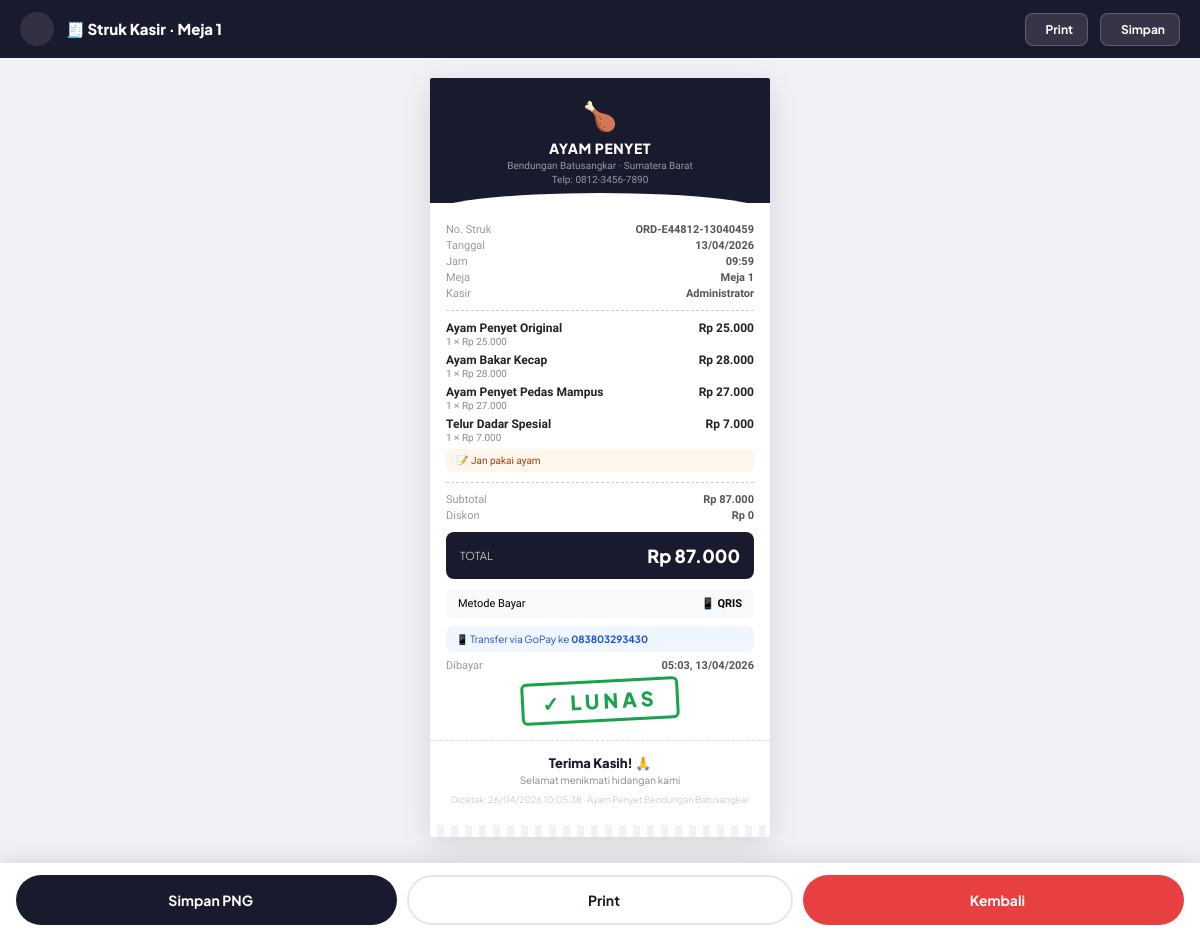
/admin/struk_admin.php?kode=ORD-E44812-13040459 (signed in), run on the app's committed database.
### tables this page shows
CREATE TABLE `pesanan` (
  `id` int(11) NOT NULL,
  `kode_pesanan` varchar(20) NOT NULL,
  `nomor_meja` int(11) NOT NULL,
  `nama_pelanggan` varchar(100) DEFAULT 'Pelanggan',
  `catatan` text DEFAULT NULL,
  `total_harga` int(11) DEFAULT 0,
  `tanggal` datetime DEFAULT current_timestamp(),
  `status` enum('pending','diproses','selesai','dibatalkan') DEFAULT 'pending',
  `metode_bayar` enum('cash','qris','transfer') DEFAULT NULL,
  `status_bayar` enum('belum_bayar','lunas') DEFAULT 'belum_bayar',
  `jumlah_bayar` int(11) DEFAULT 0,
  `kembalian` int(11) DEFAULT 0,
  `waktu_bayar` datetime DEFAULT NULL,
  `bukti_qris` varchar(255) DEFAULT NULL,
  `status_verifikasi` enum('menunggu','terverifikasi','ditolak') DEFAULT NULL
);

CREATE TABLE `detail_pesanan` (
  `id` int(11) NOT NULL,
  `id_pesanan` int(11) NOT NULL,
  `id_menu` int(11) NOT NULL,
  `nama_menu` varchar(150) NOT NULL,
  `harga` int(11) NOT NULL,
  `jumlah` int(11) NOT NULL,
  `subtotal` int(11) NOT NULL
);

### koneksi.php (called while the page is built, shortened)
<?php
$conn = new mysqli(DB_HOST, DB_USER, DB_PASS, DB_NAME);
$conn->set_charset('utf8mb4');
function formatRupiah($angka) {
    return 'Rp ' . number_format($angka, 0, ',', '.');
}
function sanitize($data) {
    global $conn;
    $data = trim($data);
    $data = stripslashes($data);
    $data = htmlspecialchars($data);
    return $conn->real_escape_string($data);
}
?>

### admin/struk_admin.php (the view, shortened to what this page needs)
<?php
require_once '../koneksi.php';
$kode = sanitize($_GET['kode'] ?? '');
$stmt = $conn->prepare("SELECT * FROM pesanan WHERE kode_pesanan = ?");
$stmt->bind_param('s', $kode);
$stmt->execute();
$pesanan = $stmt->get_result()->fetch_assoc();
$details = [];
$stmt2 = $conn->prepare("SELECT * FROM detail_pesanan WHERE id_pesanan = ? ORDER BY id ASC");
$stmt2->bind_param('i', $pesanan['id']);
$stmt2->execute();
$r = $stmt2->get_result();
while ($row = $r->fetch_assoc()) $details[] = $row;
$metode_label = ['cash' => '💵 Tunai', 'qris' => '📱 QRIS', 'transfer' => '🏦 Transfer Bank'];
?>
<!DOCTYPE html>
<html lang="id">
<head>
</head>
<body>
<div class="abar">
    <a href="dashboard.php"><i class="fas fa-arrow-left"></i></a>
    <div class="abar-title">🧾 Struk Kasir · Meja <?= $pesanan['nomor_meja'] ?></div>
    <button class="abtn" onclick="window.print()"><i class="fas fa-print"></i> Print</button>
    <button class="abtn" onclick="downloadStruk()"><i class="fas fa-download"></i> Simpan</button>
</div>
<div class="wrap">
    <div class="struk" id="strukEl">
        <div class="sh">
            <div class="sh-logo">🍗</div>
            <div class="sh-name">AYAM PENYET</div>
            <div class="sh-sub">Bendungan Batusangkar · Sumatera Barat</div>
            <div class="sh-sub">Telp: 0812-3456-7890</div>
        </div>
        <div class="sb">
            <div class="srow"><span>No. Struk</span><span><?= htmlspecialchars($pesanan['kode_pesanan']) ?></span></div>
            <div class="srow"><span>Tanggal</span><span><?= date('d/m/Y', strtotime($pesanan['tanggal'])) ?></span></div>
            <div class="srow"><span>Jam</span><span><?= date('H:i', strtotime($pesanan['tanggal'])) ?></span></div>
            <div class="srow"><span>Meja</span><span>Meja <?= $pesanan['nomor_meja'] ?></span></div>
            <div class="srow"><span>Kasir</span><span><?= htmlspecialchars($_SESSION['admin_nama'] ?? 'Kasir') ?></span></div>
            <hr class="sdiv">
            <?php foreach($details as $d): ?>
            <div class="sitem">
                <div class="sin">
                    <div class="sin-name"><?= htmlspecialchars($d['nama_menu']) ?></div>
                    <div class="sin-sub"><?= $d['jumlah'] ?> × <?= formatRupiah($d['harga']) ?></div>
                </div>
                <div class="sin-price"><?= formatRupiah($d['subtotal']) ?></div>
            </div>
            <?php endforeach; ?>
            <?php if($pesanan['catatan']): ?>
            <div style="background:#FFF7ED;border-radius:5px;padding:6px 10px;font-size:10px;color:#92400E;margin-bottom:6px">
                📝 <?= htmlspecialchars($pesanan['catatan']) ?>
            </div>
            <?php endif; ?>
            <hr class="sdiv">
            <div class="srow"><span>Subtotal</span><span><?= formatRupiah($pesanan['total_harga']) ?></span></div>
            <div class="srow"><span>Diskon</span><span>Rp 0</span></div>
            <div class="stbox">
                <span class="stbox-l">TOTAL</span>
                <span class="stbox-r"><?= formatRupiah($pesanan['total_harga']) ?></span>
            </div>
            <?php if(($pesanan['status_bayar']??'') === 'lunas'): ?>
            <div class="smetode">
                <span>Metode Bayar</span>
                <span><?= $metode_label[$pesanan['metode_bayar']] ?? '-' ?></span>
            </div>
            <?php if($pesanan['metode_bayar']==='qris'): ?>
            <div style="background:#EFF6FF;border-radius:7px;padding:7px 10px;margin-bottom:7px;font-size:10px;color:#1D4ED8;font-family:'Plus Jakarta Sans',sans-serif">
                📱 Transfer via GoPay ke <strong>083803293430</strong>
            </div>
            <?php endif; ?>
            <?php if($pesanan['waktu_bayar']): ?>
            <div class="srow"><span>Dibayar</span><span><?= date('H:i, d/m/Y', strtotime($pesanan['waktu_bayar'])) ?></span></div>
            <?php endif; ?>
            <div class="stamp"><div class="stamp-badge">✓ LUNAS</div></div>
            <?php else: ?>
            <div class="stamp"><div class="stamp-badge stamp-blm">⚠ BELUM LUNAS</div></div>
            <?php endif; ?>
        </div>
        <div class="sf">
            <div class="sf-ty">Terima Kasih! 🙏</div>
            <div class="sf-sub">Selamat menikmati hidangan kami</div>
            <div class="sf-dt">Dicetak: <?= date('d/m/Y H:i:s') ?> · <?= APP_NAME ?></div>
        </div>
        <div class="perf"></div>
    </div>
</div>
<div class="fbar">
    <button class="fbtn fbtn-dl" onclick="downloadStruk()"><i class="fas fa-download"></i> Simpan PNG</button>
    <button class="fbtn fbtn-pr" onclick="window.print()"><i class="fas fa-print"></i> Print</button>
    <a href="dashboard.php" class="fbtn fbtn-bk" style="text-decoration:none"><i class="fas fa-arrow-left"></i> Kembali</a>
</div>
</body>
</html>

### admin/struk_admin.php (style rules this page uses)
:root { --primary:#E84040;--dark:#1A1A2E; }
* { box-sizing:border-box; }
body { font-family:'Plus Jakarta Sans',sans-serif;background:#F0F2F5;margin:0;padding-bottom:80px; }
.abar { background:var(--dark);padding:12px 20px;display:flex;align-items:center;gap:12px;position:sticky;top:0;z-index:100; }
.abar a { color:rgba(255,255,255,0.7);text-decoration:none;font-size:15px;width:34px;height:34px;background:rgba(255,255,255,0.1);border-radius:50%;display:flex;align-items:center;justify-content:center; }
.abar-title { color:white;font-size:15px;font-weight:800;flex:1; }
.abtn { background:rgba(255,255,255,0.12);border:1px solid rgba(255,255,255,0.2);color:white;border-radius:8px;padding:8px 14px;font-size:12px;font-weight:700;cursor:pointer;font-family:inherit;display:flex;align-items:center;gap:6px;transition:all 0.2s; }
.wrap { display:flex;justify-content:center;padding:20px 16px; }
.struk { background:white;width:100%;max-width:340px;border-radius:2px;box-shadow:0 8px 32px rgba(0,0,0,0.12);overflow:hidden;font-family:'Courier Prime','Courier New',monospace; }
.sh { background:var(--dark);color:white;text-align:center;padding:22px 16px 18px;position:relative;overflow:hidden; }
.sh::after { content:'';position:absolute;bottom:-10px;left:0;right:0;height:20px;background:white;border-radius:50% 50% 0 0/100% 100% 0 0; }
.sh-logo { font-size:28px;margin-bottom:6px; }
.sh-name { font-family:'Plus Jakarta Sans',sans-serif;font-size:14px;font-weight:800;letter-spacing:.5px; }
.sh-sub { font-size:10px;color:rgba(255,255,255,0.55);margin-top:3px; }
.sb { padding:20px 16px 10px; }
.srow { display:flex;justify-content:space-between;font-size:11px;color:#555;margin-bottom:3px; }
.srow span:first-child { color:#999; }
.srow span:last-child { font-weight:700; }
.sdiv { border:none;border-top:1.5px dashed #CCC;margin:10px 0; }
.sitem { display:flex;justify-content:space-between;font-size:12px;margin-bottom:6px;gap:8px;align-items:flex-start; }
.sin { flex:1; }
.sin-name { font-weight:700;color:#222; }
.sin-sub { color:#888;font-size:10px;margin-top:1px; }
.sin-price { white-space:nowrap;font-weight:700;color:#222;font-size:12px; }
.stbox { background:var(--dark);color:white;border-radius:8px;padding:12px 14px;display:flex;justify-content:space-between;align-items:center;margin:10px 0; }
.stbox-l { font-size:11px;font-family:'Plus Jakarta Sans',sans-serif;opacity:.7; }
.stbox-r { font-size:18px;font-weight:800;font-family:'Plus Jakarta Sans',sans-serif; }
.smetode { background:#F8F9FA;border-radius:6px;padding:8px 12px;display:flex;justify-content:space-between;font-size:11px;margin-bottom:8px; }
.smetode span:last-child { font-weight:800; }
.stamp { text-align:center;margin:8px 0; }
.stamp-badge { display:inline-block;border:3px solid #16A34A;color:#16A34A;border-radius:6px;padding:5px 18px;font-size:20px;font-weight:800;letter-spacing:4px;font-family:'Plus Jakarta Sans',sans-serif;transform:rotate(-3deg); }
.sf { text-align:center;padding:14px 16px 20px;border-top:1.5px dashed #DDD; }
.sf-ty { font-family:'Plus Jakarta Sans',sans-serif;font-size:13px;font-weight:800;color:var(--dark); }
.sf-sub { font-size:10px;color:#888;font-family:'Plus Jakarta Sans',sans-serif;margin-top:3px; }
.sf-dt { font-size:9px;color:#CCC;font-family:'Plus Jakarta Sans',sans-serif;margin-top:8px; }
.perf { height:12px;background:repeating-linear-gradient(90deg,transparent,transparent 7px,#F0F2F5 7px,#F0F2F5 14px); }
.fbar { position:fixed;bottom:0;left:0;right:0;background:white;padding:12px 16px;box-shadow:0 -4px 20px rgba(0,0,0,0.1);display:flex;gap:10px;z-index:999; }
.fbtn { flex:1;border:none;border-radius:50px;padding:14px;font-size:14px;font-weight:700;cursor:pointer;font-family:inherit;display:flex;align-items:center;justify-content:center;gap:8px;transition:all .2s; }
.fbtn-dl { background:var(--dark);color:white; }
.fbtn-pr { background:white;color:var(--dark);border:2px solid #E5E7EB; }
.fbtn-bk { background:var(--primary);color:white; }

### data on the page
pesanan: nomor_meja "1", kode_pesanan "ORD-E44812-13040459", tanggal "13/04/2026", tanggal "09:59", catatan "Jan pakai ayam", total_harga "Rp 87.000", metode_bayar "📱 QRIS", waktu_bayar "05:03, 13/04/2026"
detail_pesanan: nama_menu "Ayam Penyet Original", jumlah "1", harga "Rp 25.000", subtotal "Rp 25.000"
detail_pesanan: nama_menu "Ayam Bakar Kecap", jumlah "1", harga "Rp 28.000", subtotal "Rp 28.000"
detail_pesanan: nama_menu "Ayam Penyet Pedas Mampus", jumlah "1", harga "Rp 27.000", subtotal "Rp 27.000"
detail_pesanan: nama_menu "Telur Dadar Spesial", jumlah "1", harga "Rp 7.000", subtotal "Rp 7.000"

### other printed values
$_SESSION['admin_nama'] "Administrator"
APP_NAME "Ayam Penyet Bendungan Batusangkar"
